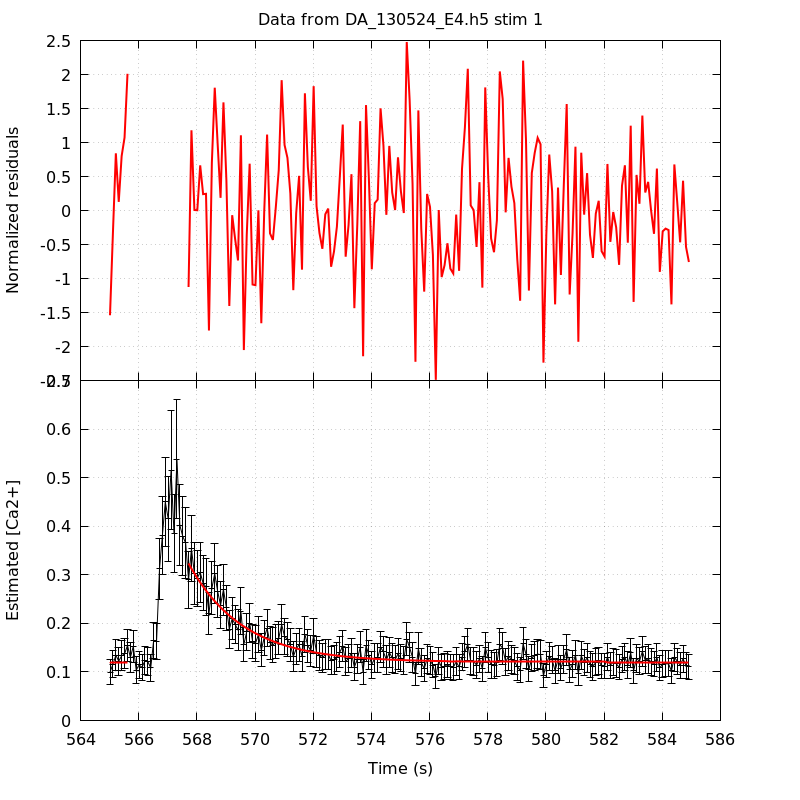

Write the gnuplot code that produced this figure.
unset key
set grid
set multiplot title 'Data from DA_130524_E4.h5 stim 1' noenhanced layout 2,1 margins 0.1,0.9,0.1,0.95 spacing 0,0
set ylabel 'Normalized residuals'
set xtics format ''
plot 'DA_130524_E4_aba_RatioFit_s1' using 1:4 with lines linecolor rgb 'red' linewidth 2
set format x '%g'
set xlabel 'Time (s)'
set ylabel 'Estimated [Ca2+]'
plot 'DA_130524_E4_aba_CaRatio_s1' using 1:2:($3*1.96) with yerrorlines \
     linecolor rgb 'black' linewidth 1,                \
     'DA_130524_E4_aba_RatioFit_s1' using 1:3 with lines linecolor rgb 'red'\
     linewidth 2
unset multiplot
